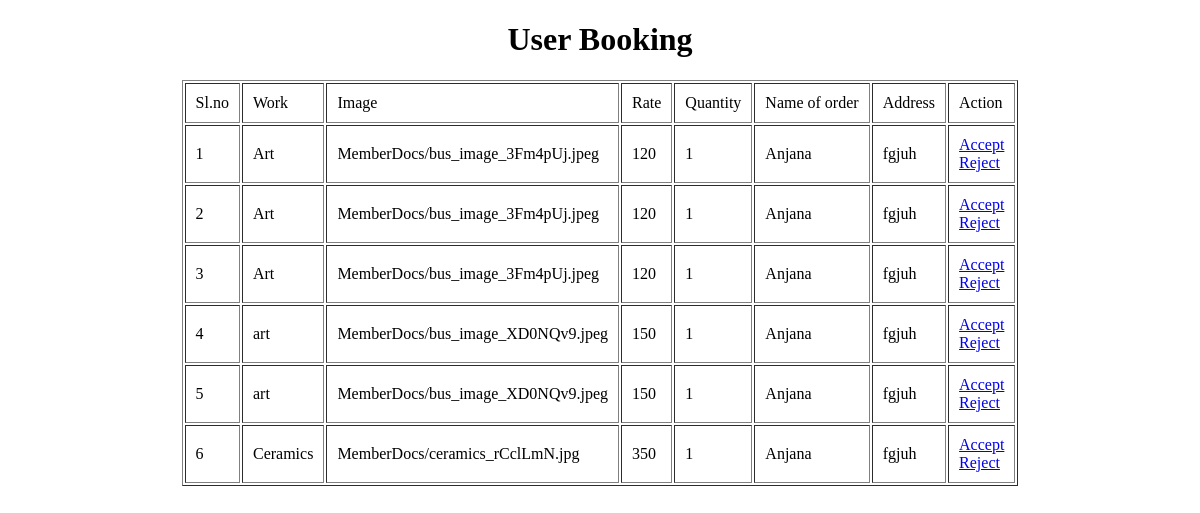
The page /Seller/acceptedlist/ (signed in) on the database as committed earlier.
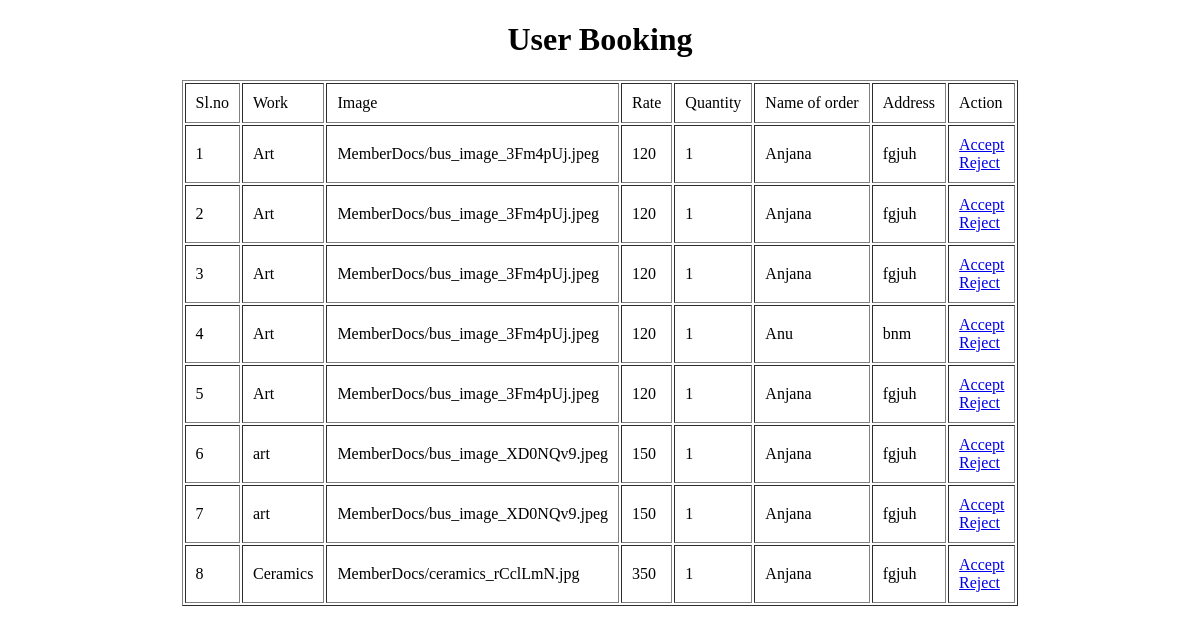
The same page on the database as committed later.
### User/models.py (models this page shows)
class tbl_wcart(models.Model):
    qty=models.IntegerField(default=1)
    cstatus=models.IntegerField(default=0)
    works=models.ForeignKey(tbl_work,on_delete=models.CASCADE)
    wbooking=models.ForeignKey(tbl_wbooking,on_delete=models.CASCADE)

class tbl_wbooking(models.Model):
    status=models.IntegerField(default=0)
    date=models.DateField(auto_now_add=True)
    user=models.ForeignKey(tbl_user,on_delete=models.CASCADE)

### Seller/models.py (models this page shows)
class tbl_work(models.Model):
    name=models.CharField(max_length=50)
    rate=models.CharField(max_length=50)
    details=models.CharField(max_length=50)
    image=models.FileField(upload_to="MemberDocs/")
    video=models.FileField(upload_to="MemberDocs")
    seller=models.ForeignKey(tbl_seller,on_delete=models.CASCADE)
    worktype=models.ForeignKey(tbl_worktype,on_delete=models.CASCADE)

### Guest/models.py (models this page shows)
class tbl_user(models.Model):
    name=models.CharField(max_length=50)
    contact=models.CharField(max_length=50)
    email=models.EmailField(max_length=50)
    address=models.TextField(max_length=50)
    location=models.ForeignKey(tbl_location,on_delete=models.CASCADE)
    gender=models.CharField(max_length=50)
    photo=models.FileField(upload_to="MemberDocs/")
    password=models.CharField(max_length=50)

### Seller/views.py (the view)
# urls.py: path('acceptedlist/',views.acceptlist,name="AcceptedList"),
def acceptlist(request):
    userdata=tbl_seller.objects.get(id=request.session['sid'])
    data=tbl_wcart.objects.filter(works__seller=userdata,wbooking__status=1)
    return render(request,"Seller/AcceptedList.html",{'selldata':data})

### Seller/Templates/Seller/Acceptedlist.html (shortened to what this page needs)
<!DOCTYPE html>
<html lang="en">
<head>
</head>
<body>
    <center><h1>User Booking</h1></center>
    <form action="" method="post" id="" enctype="multipart/form-data">
            <table align="center" border="1" cellpadding="10">
                <tr>
                    <td>Sl.no</td>
                    <td>Work</td>
                    <td>Image</td>
                    <td>Rate</td>
                    <td>Quantity</td>
                    <td>Name of order</td>
                    <td>Address</td>
                    <td>Action</td>
                </tr>
                {% for i in selldata %}
                <tr>
                    <td>{{forloop.counter}}</td>
                    <td>{{i.works.name}}</td>
                    <td>{{i.works.image}}</td>
                    <td>{{i.works.rate}}</td>
                    <td>{{i.qty}}</td>
                    <td>{{i.wbooking.user.name}}</td>
                    <td>{{i.wbooking.user.address}}</td>
                    <td>
                        <a href="{% url 'Seller:acceptlist' i.wbooking.id %}">Accept</a><br>
                        <a href="{% url 'Seller:rejectlist' i.wbooking.id %}">Reject</a>
                    </td>
                </tr>
                {% endfor %}
            </table>
    </form>
</body>
</html>

Rows that differ between the two databases and show on the page:
now on this page (row unchanged): tbl_wcart: works.name "Art", works.image "MemberDocs/bus_image_3Fm4pUj.jpeg", works.rate "120", qty "1", wbooking.user.name "Anu", wbooking.user.address "bnm"
added tbl_wcart: works.name "Art", works.image "MemberDocs/bus_image_3Fm4pUj.jpeg", works.rate "120", qty "1", wbooking.user.name "Anjana", wbooking.user.address "fgjuh"
